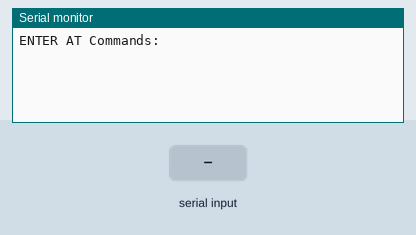
Recording of a sketch running on a simulated Arduino Mega 2560, built with avr-gcc and run on an emulated ATmega2560. On the bench: the last lines printed to the serial monitor. Inputs (shaded band) come from the test bench.

Above: at 1.2 s.
1.3 s: "1" received over the second serial link
At 2.5 s:
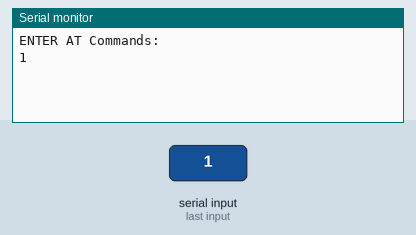
2.8 s: "0" received over the second serial link
At 3.8 s:
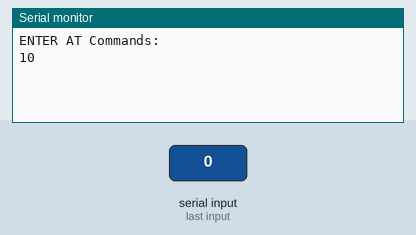

Measured:
- after the input at 1.3 s, the serial monitor: prints a new line at once (image 1)
- after the input at 2.8 s, the serial monitor: prints a new line at once (image 2)

The sketch:

sketch_nov05a.ino
```cpp
void setup() {
  //Initialize Serial Monitor
  Serial.begin(9600);
  Serial.println("ENTER AT Commands:");
  //Initialize Bluetooth Serial Port
  Serial1.begin(9600);
}

void loop() {
  //Write data from HC06 to Serial Monitor
  if (Serial1.available()) {
    Serial.write(Serial1.read());
 }

  //Write from Serial Monitor to HC06
  if (Serial.available()) {
   Serial1.write(Serial.read());
 }
}
```
